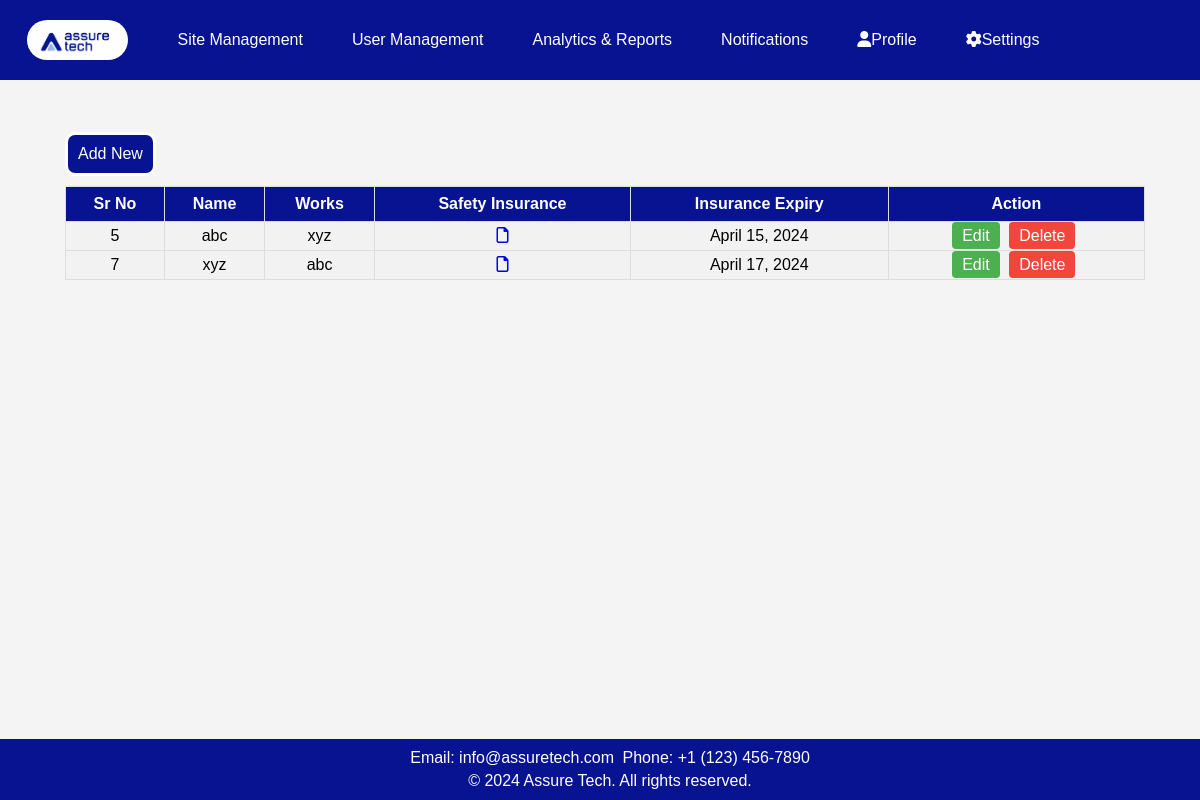
/company/, run on an earlier commit of the app's database.
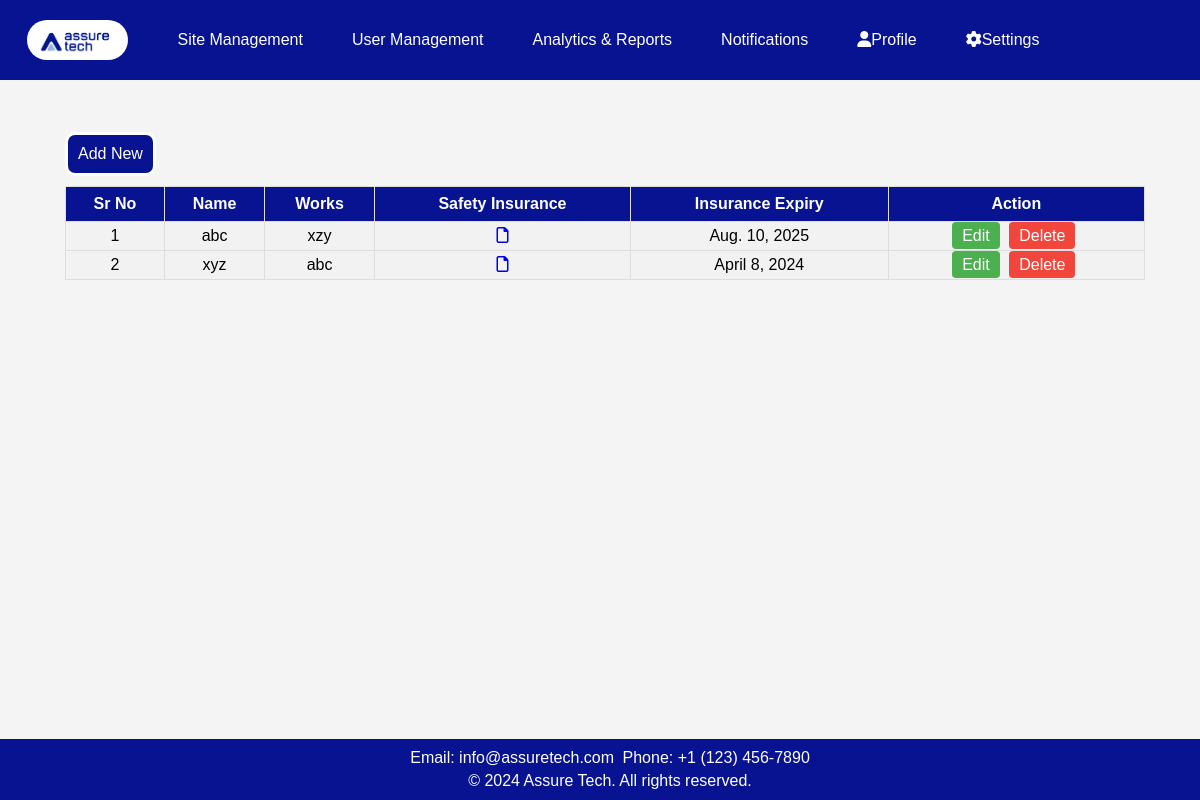
And on a later commit of the database.
### app1/models.py (models this page shows, shortened)
class company(models.Model):
    sr = models.AutoField(primary_key=True,unique=True)
    name = models.CharField(max_length=100)
    works = models.CharField(max_length=100)
    safety_insurance = models.FileField(upload_to='attachments/', validators=[FileExtensionValidator(['pdf', 'doc', 'docx', 'jpeg', 'jpg'])])
    insurance_expiry = models.DateField()

### app1/views.py (the view)
# urls.py: path('company/', views.company_view, name='company'),
def company_view(request):
    compy = company.objects.all()
    return render(request, 'app1/company.html', {'compy': compy})

### app1/templates/app1/company.html (shortened to what this page needs)
<!DOCTYPE html>
<html lang="en">
<head>
    <link rel="stylesheet" href="https://cdnjs.cloudflare.com/ajax/libs/font-awesome/5.15.3/css/all.min.css">
    <link rel="stylesheet" href="https://cdnjs.cloudflare.com/ajax/libs/font-awesome/6.0.0/css/all.min.css">
    {% load static %}
</head>
<body>
    <header>
        <nav class="nav">
            <a class="logo" href="#"><img src="{% static 'app1/images/logo.jpg' %}" alt="Logo"></a>
            <div class="dropdown">
                <a href="{% url 'sites' %}">Site Management</a>
            </div>
            <a href="{% url 'get_all' %}">User Management</a>
            <a href="{% url 'report' %}">Analytics & Reports</a>
            <a href="{% url 'notification' %}">Notifications</a>
            <div class="dropdown">
                <a href="#" class="dropbtn"><i class="fas fa-user"></i>Profile</a>
            </div>
            <div class="dropdown">
                <a href="#" class="dropbtn"><i class="fas fa-cog"></i>Settings</a>
            </div>
        </nav>
    </header>
    <div class="user">
        <a class="add" href="{% url 'add_company' %}">Add New</a>
    </div>
    <div id="table-container">
        <table id="customers">
            <tr>
                <th>Sr No</th>
                <th>Name</th>
                <th>Works</th>
                <th>Safety Insurance</th>
                <th>Insurance Expiry</th>
                <th>Action</th>
            </tr>
            {% for i in compy %}
            <tr>
                <td>{{ i.sr }}</td>
                <td>{{ i.name }}</td>
                <td>{{ i.works }}</td>
                <td>{% if i.safety_insurance %}
                    {% with file_extension=i.safety_insurance.name|lower %}
                    <a href="{{ i.safety_insurance.url }}" target="_blank">
                        <i class="file-icon {% if file_extension|slice:"-4" == '.pdf' %}far fa-file-pdf
                                    {% elif file_extension|slice:"-4" == '.doc' or file_extension|slice:"-5" == '.docx' %}far fa-file-word
                                    {% elif file_extension|slice:"-5" == '.jpeg' or file_extension|slice:"-4" == '.jpg' or file_extension|slice:"-4" == '.png' %}far fa-file-image
                                    {% elif file_extension|slice:"-4" == '.xls' or file_extension|slice:"-5" == '.xlsx' %}far fa-file-excel
                                    {% elif file_extension|slice:"-4" == '.ppt' or file_extension|slice:"-5" == '.pptx' %}far fa-file-powerpoint
                                    {% else %}far fa-file
                                {% endif %}"></i>
                    </a>
                    {% endwith %}
                    {% else %}
                    N/A
                    {% endif %}
                </td>
                <td>{{ i.insurance_expiry }}</td>
                <td>
                    <a href="{% url 'edit_company' i.sr %}" class="edit-btn">Edit</a>
                    <a href="{% url 'delete_company' i.sr %}" class="delete-btn">Delete</a>
                </td>
            <tr>
                {% endfor %}
        </table>
    </div>
    <footer>
        <p>Email: info@assuretech.com</p>
        <p>Phone: +1 (123) 456-7890</p>
        <div class="footer-bottom">
            <p>&copy; 2024 Assure Tech. All rights reserved.</p>
        </div>
    </footer>
</body>
</html>

What changed in the data, as far as the page shows it:
removed company: sr "5", name "abc", works "xyz", insurance_expiry "April 15, 2024"
removed company: sr "7", name "xyz", works "abc", insurance_expiry "April 17, 2024"
added company: sr "1", name "abc", works "xzy", insurance_expiry "Aug. 10, 2025"
added company: sr "2", name "xyz", works "abc", insurance_expiry "April 8, 2024"
